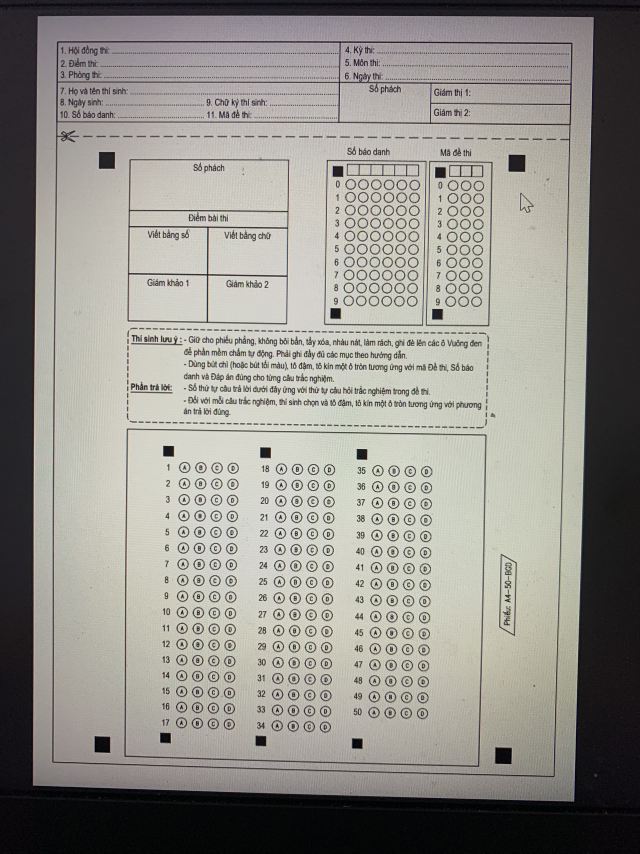
#> input picture test.jpg, 1920 x 2560 px (shown at 1/3 size)
$ python -i library.py   (imports and definitions only)
#> lines starting #> are read from the running program, lines starting #| are printed output that depends on the picture; after the words box and inside, x2 and y2 are one past the last pixel; in counts of white or black regions, pixels touching at a corner belong together
import cv2
import numpy as np
import matplotlib.pyplot as plt
import pandas as pd


# hiển thị ảnh
# [5 lines left out: function show_image, not called in this run]

# hiển thị 1 phần ảnh
def crop_image(image, x_min, x_max, y_min, y_max):
    # Cắt phần ảnh từ (x_min, y_min) đến (x_max, y_max)
    cropped_image = image[y_min:y_max, x_min:x_max]
    return cropped_image

# kiểm tra xem trong ô có tích không
def check_tick(image):
    # Đếm số lượng pixel màu đen (pixel có giá trị 0)
    total_pixels = image.size
    black_pixels = cv2.countNonZero(image)

    # Tính phần trăm pixel màu đen
    black_percentage = (1 - black_pixels / total_pixels) * 100

    # Kiểm tra nếu phần trăm pixel màu đen >= 30%
    return black_percentage >= 20

# Chuẩn hoá đầu vào, xử lý ảnh
def resize_paper(image, target_width, target_height):
    # Chuyển đổi ảnh sang ảnh grayscale
    gray = cv2.cvtColor(image, cv2.COLOR_BGR2GRAY)

    # Áp dụng Gaussian blur để làm mờ ảnh
    blurred = cv2.GaussianBlur(gray, (5, 5), 0)

    # Phát hiện đường viền trong ảnh
    edges = cv2.Canny(blurred, 50, 150)

    # Tìm các contours trong đường viền
    contours, _ = cv2.findContours(edges, cv2.RETR_EXTERNAL, cv2.CHAIN_APPROX_SIMPLE)

    # Sắp xếp các contours theo diện tích giảm dần
    contours = sorted(contours, key=cv2.contourArea, reverse=True)

    # Xác định vùng quan tâm chứa tờ giấy (giả sử lấy contour lớn nhất)
    if len(contours) > 0:
        largest_contour = contours[0]
        x, y, w, h = cv2.boundingRect(largest_contour)
        roi = (x, y, w, h)
    else:
        # Không tìm thấy contour
        return None

    # Cắt vùng quan tâm ra từ ảnh gốc
    paper = image[roi[1]:roi[1]+roi[3], roi[0]:roi[0]+roi[2]]

    # Thay đổi kích thước tờ giấy
    resized_paper = cv2.resize(paper, (target_width, target_height))
    imgray = cv2.cvtColor(resized_paper, cv2.COLOR_BGR2GRAY)
    _, threshold = cv2.threshold(imgray, 127, 255, cv2.THRESH_BINARY + cv2.THRESH_OTSU)
    contours, hierarchy = cv2.findContours(threshold, cv2.RETR_TREE , cv2.CHAIN_APPROX_SIMPLE)
    return resized_paper, contours

# Xác định hình vuông
def is_square(contour):
     # Tính bounding box của contour
    x, y, w, h = cv2.boundingRect(contour)

    # Tính tỷ lệ chiều dài và chiều rộng của bounding box
    aspect_ratio = float(w) / h

    # Tính diện tích của contour
    area = cv2.contourArea(contour)

    # Tính tỷ lệ diện tích của contour và diện tích của bounding box
    extent = float(area) / (w * h)
    return (0.8 <= aspect_ratio <= 1.2) and (0.8 <= extent <= 1.2)

def get_square(image, contours):
    img_copy = image.copy()
    square_contours = []
    for contour in contours:
        if is_square(contour) and (600 < cv2.contourArea(contour) < 3500):
            square_contours.append(contour)
            cv2.drawContours(img_copy, [contour], 0, (0, 255, 0), 2)
    print('Num Square: ', len(square_contours))
    return img_copy, square_contours


# Lấy vị trí hình vuông
def get_location(image, square_contours):
    img_copy = image.copy()
    # sắp xếp square_contours theo thứ tự area tăng dần
    sorted_contours = sorted(square_contours, key=cv2.contourArea)
    sorted_contours = sorted_contours[:-(len(sorted_contours) - 19)]

    def sort_by_y_then_x(square):
        x, y, w, h = cv2.boundingRect(square)
        return (y, x)

    # Sắp xếp theo y tăng dần và x nếu y gần nhau
    sorted_square = sorted(sorted_contours, key=sort_by_y_then_x)
    sorted_square = sorted_square[9:]
    # In danh sách đã sắp xếp
    cv2.drawContours(img_copy, sorted_square, -1, (0, 255, 0), 2)
    #show_image(img_copy)
    for square in sorted_square:
        x, y, w, h = cv2.boundingRect(square)
        print(f"Square: x={x}, y={y}, w={w}, h={h}")
    return sorted_square

# Lấy số báo danh
def get_SBD(image,sorted_square):
    x_min = cv2.boundingRect(sorted_square[2])[0] + cv2.boundingRect(sorted_square[2])[2]
    x_max = cv2.boundingRect(sorted_square[3])[0] - cv2.boundingRect(sorted_square[2])[2]
    y_min = cv2.boundingRect(sorted_square[1])[1] + cv2.boundingRect(sorted_square[1])[3]
    y_max = cv2.boundingRect(sorted_square[2])[1]

    img_crop = crop_image(image, x_min, x_max, y_min, y_max)
    imgray = cv2.cvtColor(img_crop, cv2.COLOR_BGR2GRAY)
    blur = cv2.medianBlur(imgray, 25)
    thresh = cv2.threshold(blur, 127, 255, cv2.THRESH_BINARY + cv2.THRESH_OTSU)[1]
    height, width = thresh.shape
    #show_image(img_crop)
    # Tính kích thước phần chia
    division_size_vertical = height // 10
    division_size_horizontal = width // 6
    # Khởi tạo kết quả
    SBD = ''

    # Lặp qua các phần chia
    for i in range(6):
        tiked = False
        for j in range(10):
            # Tọa độ của phần chia hiện tại
            y_min = j * division_size_vertical
            y_max = (j + 1) * division_size_vertical
            x_min = i * division_size_horizontal
            x_max = (i + 1) * division_size_horizontal

            # Lưu tọa độ vào kết quả
            if check_tick(thresh[y_min:y_max, x_min:x_max]):
                SBD += str(j)
                tiked = True
                break
        if tiked == False:
            return "Chưa tô đủ số báo danh"

    return SBD

# Lấy mã đề
def get_ma_de(image,sorted_square):
    x_min = cv2.boundingRect(sorted_square[3])[0] + cv2.boundingRect(sorted_square[3])[2]
    x_max = cv2.boundingRect(sorted_square[3])[0] + int((cv2.boundingRect(sorted_square[3])[0] - cv2.boundingRect(sorted_square[2])[0])/2)
    y_min = cv2.boundingRect(sorted_square[1])[1] + cv2.boundingRect(sorted_square[1])[3]
    y_max = cv2.boundingRect(sorted_square[2])[1]

    img_crop = crop_image(image, x_min, x_max, y_min, y_max)
    imgray = cv2.cvtColor(img_crop, cv2.COLOR_BGR2GRAY)
    blur = cv2.medianBlur(imgray, 25)
    thresh = cv2.threshold(blur, 127, 255, cv2.THRESH_BINARY + cv2.THRESH_OTSU)[1]
    height, width = thresh.shape
    #show_image(img_crop)
    # Tính kích thước phần chia
    division_size_vertical = height // 10
    division_size_horizontal = width // 3
    # Khởi tạo kết quả
    ma_de = ''

    # Lặp qua các phần chia
    for i in range(3):
        tiked = False
        for j in range(10):
            # Tọa độ của phần chia hiện tại
            y_min = j * division_size_vertical
            y_max = (j + 1) * division_size_vertical
            x_min = i * division_size_horizontal
            x_max = (i + 1) * division_size_horizontal

            # Lưu tọa độ vào kết quả
            if check_tick(thresh[y_min:y_max, x_min:x_max]):
                ma_de += str(j)
                tiked = True
                break
        if tiked == False:
            return "Chưa tô đủ mã đề"

    return ma_de

# Lấy câu trả lời của thí sinh

def get_answer_location(sorted_square):

    y_min= cv2.boundingRect(sorted_square[4][1])[1] + int(cv2.boundingRect(sorted_square[4])[3] * 3/2)
    y_max = cv2.boundingRect(sorted_square[7][1])[1] - int(cv2.boundingRect(sorted_square[4])[3] * 1/2)
    # Column 1
    x_min_cl1 = cv2.boundingRect(sorted_square[4][0])[0] + cv2.boundingRect(sorted_square[4])[2]
    x_max_cl1 = cv2.boundingRect(sorted_square[5][0])[0] - int(cv2.boundingRect(sorted_square[4])[2] * 2)


    # Column 2
    x_min_cl2 = cv2.boundingRect(sorted_square[5][0])[0] + cv2.boundingRect(sorted_square[4])[2]
    x_max_cl2 = cv2.boundingRect(sorted_square[6][0])[0] - int(cv2.boundingRect(sorted_square[4])[2] * 2)

    # Column 3
    x_min_cl3 = cv2.boundingRect(sorted_square[6][0])[0] + cv2.boundingRect(sorted_square[4])[2]
    x_max_cl3 = x_min_cl3 + x_max_cl2 - x_min_cl2
    column1 = [x_min_cl1, x_max_cl1, y_min, y_max]
    column2 = [x_min_cl2, x_max_cl2, y_min, y_max]
    column3 = [x_min_cl3, x_max_cl3, y_min, y_max]
    return column1, column2, column3

def get_ans_column(image,column):
    x_min_cl, x_max_cl, y_min, y_max = column
    num_row = 17
    num_colums = 4

    img_crop = crop_image(image, x_min_cl, x_max_cl, y_min, y_max)

    imgray = cv2.cvtColor(img_crop, cv2.COLOR_BGR2GRAY)
    blur = cv2.medianBlur(imgray, 25)
    thresh = cv2.threshold(blur, 127, 255, cv2.THRESH_BINARY + cv2.THRESH_OTSU)[1]
    #show_image(thresh)
    # Kích thước ảnh
    height, width = thresh.shape

    # Tính kích thước phần chia
    division_size_vertical = height // num_row
    division_size_horizontal = width // num_colums

    # Khởi tạo kết quả
    results = []

    # Lặp qua các phần chia
    for i in range(num_row):
        for j in range(num_colums):
            # Tọa độ của phần chia hiện tại
            y_min = i * division_size_vertical
            y_max = (i + 1) * division_size_vertical
            x_min = j * division_size_horizontal
            x_max = (j + 1) * division_size_horizontal

            # Lưu tọa độ vào kết quả
            results.append(thresh[y_min:y_max, x_min:x_max])
    return results

def get_answer(cl1, cl2, cl3):
    full_ans = []
    full_ans.extend(cl1)
    full_ans.extend(cl2)
    full_ans.extend(cl3)
    ans_dict = {'A': 0, 'B': 1, 'C': 2, 'D': 3}
    ans = []
    for i in range(50):
        ticked = False
        for j in range(4):
            index = i * 4 + j
            if check_tick(full_ans[index]):
                ans.append(list(ans_dict.keys())[list(ans_dict.values()).index(j)])
                ticked = True
                break
        if not ticked:
            ans.append('NaN')
    return ans


def process_grading(img_path,result_path ):
#> called with img_path = 'test.jpg', result_path = 'out.png'
    image = cv2.imread(img_path)
#> image is the input picture: shape (2560, 1920, 3); mean B, G, R 138.1, 144.2, 146.2
    image, contours = resize_paper(image, 1653, 2339)
#> in resize_paper, `edges = cv2.Canny(blurred, 50, 150)`:
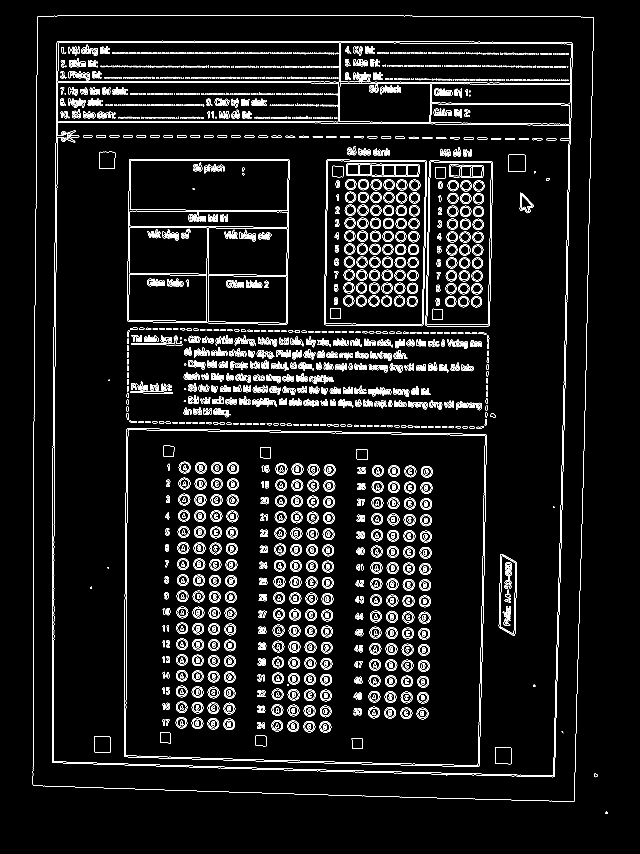
#> edges: shape (2560, 1920) (shown at 1/3 size); 4.2% white in thin lines or dots, all inside (x1, y1, x2, y2) = (98, 46, 1824, 2442)
#> in resize_paper, `contours, _ = cv2.findContours(edges, cv2.RETR_EXTERNAL, cv2.CHAIN_APP..`: contours = 3 contours; box (x1, y1, x2, y2) and area: (98, 46, 1782, 2405) 3850820, (1782, 2320, 1792, 2332) 74, (1816, 2434, 1824, 2442) 20
#> in resize_paper, `largest_contour = contours[0]`: largest_contour = contour of 468 points, box (x1, y1, x2, y2) (98, 46, 1782, 2405), area 3850820
#> in resize_paper, `x, y, w, h = cv2.boundingRect(largest_contour)`: x = 98; y = 46; w = 1684; h = 2359
#> in resize_paper, `roi = (x, y, w, h)`: roi = (98, 46, 1684, 2359)
#> in resize_paper, `_, threshold = cv2.threshold(imgray, 127, 255, cv2.THRESH_BINARY + cv2..`:
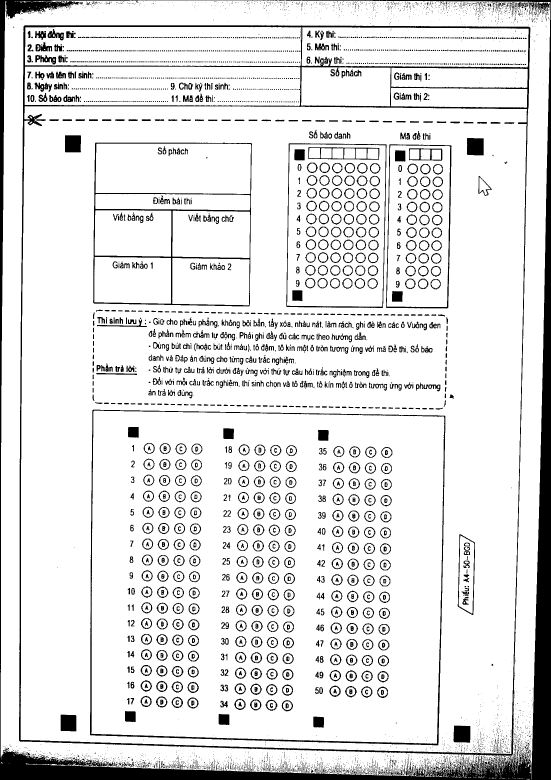
#> threshold: shape (2339, 1653) (shown at 1/3 size); 88.4% white; 5923 black regions (4543 under 20 px)
#> in resize_paper, `contours, hierarchy = cv2.findContours(threshold, cv2.RETR_TREE , cv2...`: contours = 7433 contours, 5284 with area under 20; largest, box (x1, y1, x2, y2) and area: (62, 318, 1581, 2262) 2864167, (269, 1228, 1337, 2237) 1039032, (274, 1232, 1333, 2231) 1020260, (2, 1, 1651, 2338) 447534, (278, 426, 757, 920) 229849
    img_copy, square_contours = get_square(image, contours)
#> the loop in get_square, `for contour in contours:` made 7433 passes
#> (contour, x in is_square, y in is_square, w in is_square, h in is_square, aspect_ratio in is_square, area in is_square, extent in is_square) on passes 1, 2, 4: ([[1587, 2336], [1586, 2337], [1584, 2337], [1588, 2337]], 1584, 2336, 5, 2, 2.5, 1, 0.1), ([[1581, 2336], [1580, 2337], [1582, 2337]], 1580, 2336, 3, 2, 1.5, 1, 0.167), ([[1566, 2336], [1568, 2336]], 1566, 2336, 3, 1, 3, 0, 0)
#> after the loop in get_square, `for contour in contours:`:
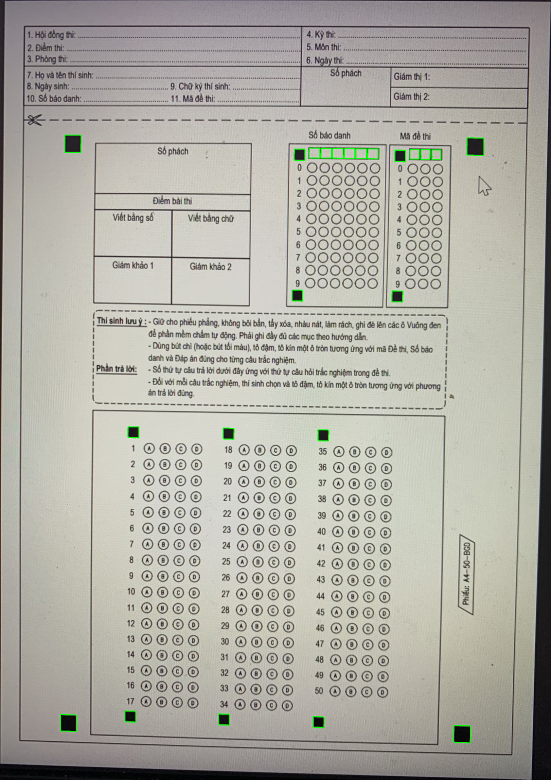
#> img_copy: shape (2339, 1653, 3) (shown at 1/3 size); mean B, G, R 164.5, 173.3, 174.8
#> after the loop in get_square, `for contour in contours:`: square_contours = 23 contours; largest, box (x1, y1, x2, y2) and area: (1399, 413, 1452, 467) 2645, (1359, 2176, 1412, 2229) 2561, (194, 405, 244, 458) 2518, (181, 2143, 230, 2195) 2380, (882, 447, 916, 482) 1070
#| Num Square:  23
    sorted_square = get_location(image, square_contours)
#> in get_location, `sorted_contours = sorted(square_contours, key=cv2.contourArea)`: sorted_contours has the same summary as square_contours in get_square
#> in get_location, `sorted_contours = sorted_contours[:-(len(sorted_contours) - 19)]`: sorted_contours = 19 contours; largest, box (x1, y1, x2, y2) and area: (882, 447, 916, 482) 1070, (1184, 450, 1218, 486) 1069, (374, 2132, 408, 2167) 1062, (655, 2141, 689, 2176) 1062, (939, 2149, 973, 2184) 1058
#> in sort_by_y_then_x, `x, y, w, h = cv2.boundingRect(square)`: x = 1295; y = 449; w = 28; h = 31
#> in get_location, `sorted_square = sorted(sorted_contours, key=sort_by_y_then_x)`: sorted_square has the same summary as sorted_contours
#> in get_location, `sorted_square = sorted_square[9:]`: sorted_square = 10 contours; largest, box (x1, y1, x2, y2) and area: (1184, 450, 1218, 486) 1069, (374, 2132, 408, 2167) 1062, (655, 2141, 689, 2176) 1062, (939, 2149, 973, 2184) 1058, (383, 1280, 417, 1314) 1054
#> in get_location, `cv2.drawContours(img_copy, sorted_square, -1, (0, 255, 0), 2)`:
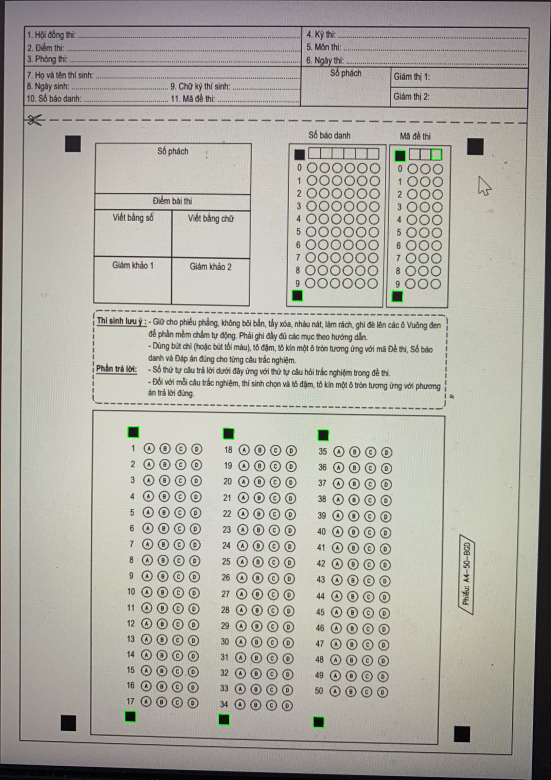
#> img_copy: shape (2339, 1653, 3) (shown at 1/3 size); mean B, G, R 164.7, 173.1, 175
#> the loop in get_location, `for square in sorted_square:` made 10 passes
#> (x, y, w, h) on passes 1 to 8: (1295, 449, 28, 31), (1184, 450, 34, 36), (876, 870, 33, 35), (1175, 872, 34, 35), (383, 1280, 34, 34), (669, 1284, 34, 35), (953, 1289, 34, 35), (374, 2132, 34, 35)
#> (printed output is left out)
    sbd = get_SBD(image,sorted_square)
#> in get_SBD, `x_min = cv2.boundingRect(sorted_square[2])[0] + cv2.boundingRect(sorte..`: x_min = 909
#> in get_SBD, `x_max = cv2.boundingRect(sorted_square[3])[0] - cv2.boundingRect(sorte..`: x_max = 1142
#> in get_SBD, `y_min = cv2.boundingRect(sorted_square[1])[1] + cv2.boundingRect(sorte..`: y_min = 486
#> in get_SBD, `y_max = cv2.boundingRect(sorted_square[2])[1]`: y_max = 870
#> in get_SBD, `thresh = cv2.threshold(blur, 127, 255, cv2.THRESH_BINARY + cv2.THRESH_..`:
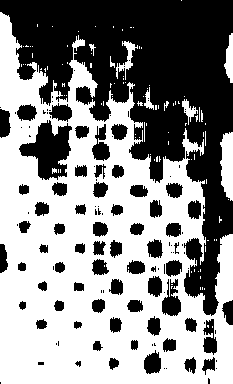
#> thresh: shape (384, 233); 55% white; 124 black regions (61 under 20 px), largest, box (x1, y1, x2, y2) and area: (0, 0, 233, 316) 29273, (19, 120, 72, 180) 1735, (162, 279, 181, 316) 423
#> the loop in get_SBD, `for i in range(6):` made 6 passes
#> after the loop in get_SBD, `for i in range(6):`: SBD = '000000'
#> sbd = '000000'
    ma_de = get_ma_de(image,sorted_square)
#> in get_ma_de, `x_min = cv2.boundingRect(sorted_square[3])[0] + cv2.boundingRect(sorte..`: x_min = 1209
#> in get_ma_de, `x_max = cv2.boundingRect(sorted_square[3])[0] + int((cv2.boundingRect(..`: x_max = 1324
#> in get_ma_de, `y_min = cv2.boundingRect(sorted_square[1])[1] + cv2.boundingRect(sorte..`: y_min = 486
#> in get_ma_de, `y_max = cv2.boundingRect(sorted_square[2])[1]`: y_max = 870
#> in get_ma_de, `thresh = cv2.threshold(blur, 127, 255, cv2.THRESH_BINARY + cv2.THRESH_..`:
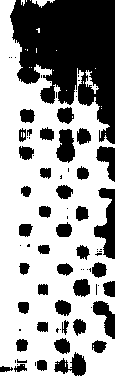
#> thresh: shape (384, 115); 62.4% white; 79 black regions (38 under 20 px), largest, box (x1, y1, x2, y2) and area: (10, 0, 115, 144) 9544, (94, 188, 115, 259) 809, (56, 129, 75, 163) 465
#> the loop in get_ma_de, `for i in range(3):` made 3 passes
#> after the loop in get_ma_de, `for i in range(3):`: ma_de = '000'
#> ma_de = '000'
    cl1, cl2, cl3 = get_answer_location(sorted_square)
#> in get_answer_location, `y_min= cv2.boundingRect(sorted_square[4][1])[1] + int(cv2.boundingRect..`: y_min = 1331
#> in get_answer_location, `y_max = cv2.boundingRect(sorted_square[7][1])[1] - int(cv2.boundingRec..`: y_max = 2115
#> in get_answer_location, `x_min_cl1 = cv2.boundingRect(sorted_square[4][0])[0] + cv2.boundingRec..`: x_min_cl1 = 418
#> in get_answer_location, `x_max_cl1 = cv2.boundingRect(sorted_square[5][0])[0] - int(cv2.boundin..`: x_max_cl1 = 601
#> in get_answer_location, `x_min_cl2 = cv2.boundingRect(sorted_square[5][0])[0] + cv2.boundingRec..`: x_min_cl2 = 703
#> in get_answer_location, `x_max_cl2 = cv2.boundingRect(sorted_square[6][0])[0] - int(cv2.boundin..`: x_max_cl2 = 885
#> in get_answer_location, `x_min_cl3 = cv2.boundingRect(sorted_square[6][0])[0] + cv2.boundingRec..`: x_min_cl3 = 987
#> in get_answer_location, `x_max_cl3 = x_min_cl3 + x_max_cl2 - x_min_cl2`: x_max_cl3 = 1169
#> in get_answer_location, `column1 = [x_min_cl1, x_max_cl1, y_min, y_max]`: column1 = [418, 601, 1331, 2115]
#> in get_answer_location, `column2 = [x_min_cl2, x_max_cl2, y_min, y_max]`: column2 = [703, 885, 1331, 2115]
#> in get_answer_location, `column3 = [x_min_cl3, x_max_cl3, y_min, y_max]`: column3 = [987, 1169, 1331, 2115]
#> cl1 = [418, 601, 1331, 2115]; cl2 = [703, 885, 1331, 2115]; cl3 = [987, 1169, 1331, 2115]
    ans_cl1 = get_ans_column(image,cl1)
#> in get_ans_column, `x_min_cl, x_max_cl, y_min, y_max = column`: x_min_cl = 418; x_max_cl = 601; y_min = 1331; y_max = 2115
#> after the loop in get_ans_column, `for i in range(num_row):`: results = 68 items
#> ans_cl1 = 68 items
    ans_cl2 = get_ans_column(image,cl2)
#> ans_cl2 = 68 items
    ans_cl3 = get_ans_column(image,cl3)
#> in get_ans_column (call 3), `x_min_cl, x_max_cl, y_min, y_max = column`: x_min_cl = 987; x_max_cl = 1169
#> in get_ans_column (call 3), `thresh = cv2.threshold(blur, 127, 255, cv2.THRESH_BINARY + cv2.THRESH_..`:
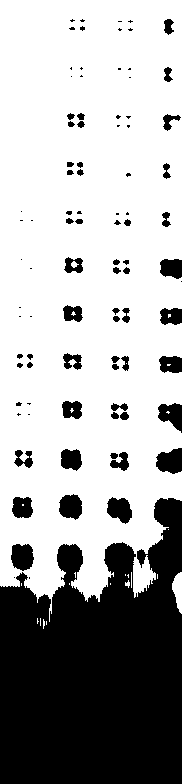
#> thresh: shape (784, 182); 67.3% white; 91 black regions (38 under 20 px), largest, box (x1, y1, x2, y2) and area: (0, 498, 182, 784) 39384, (156, 448, 182, 474) 521, (11, 544, 34, 571) 495
#> ans_cl3 = 68 items
    ans = get_answer(ans_cl1,ans_cl2,ans_cl3)
#> the loop in get_answer, `for i in range(50):` made 50 passes
#> (the run stopped early here; a loop or call above may not have finished)
